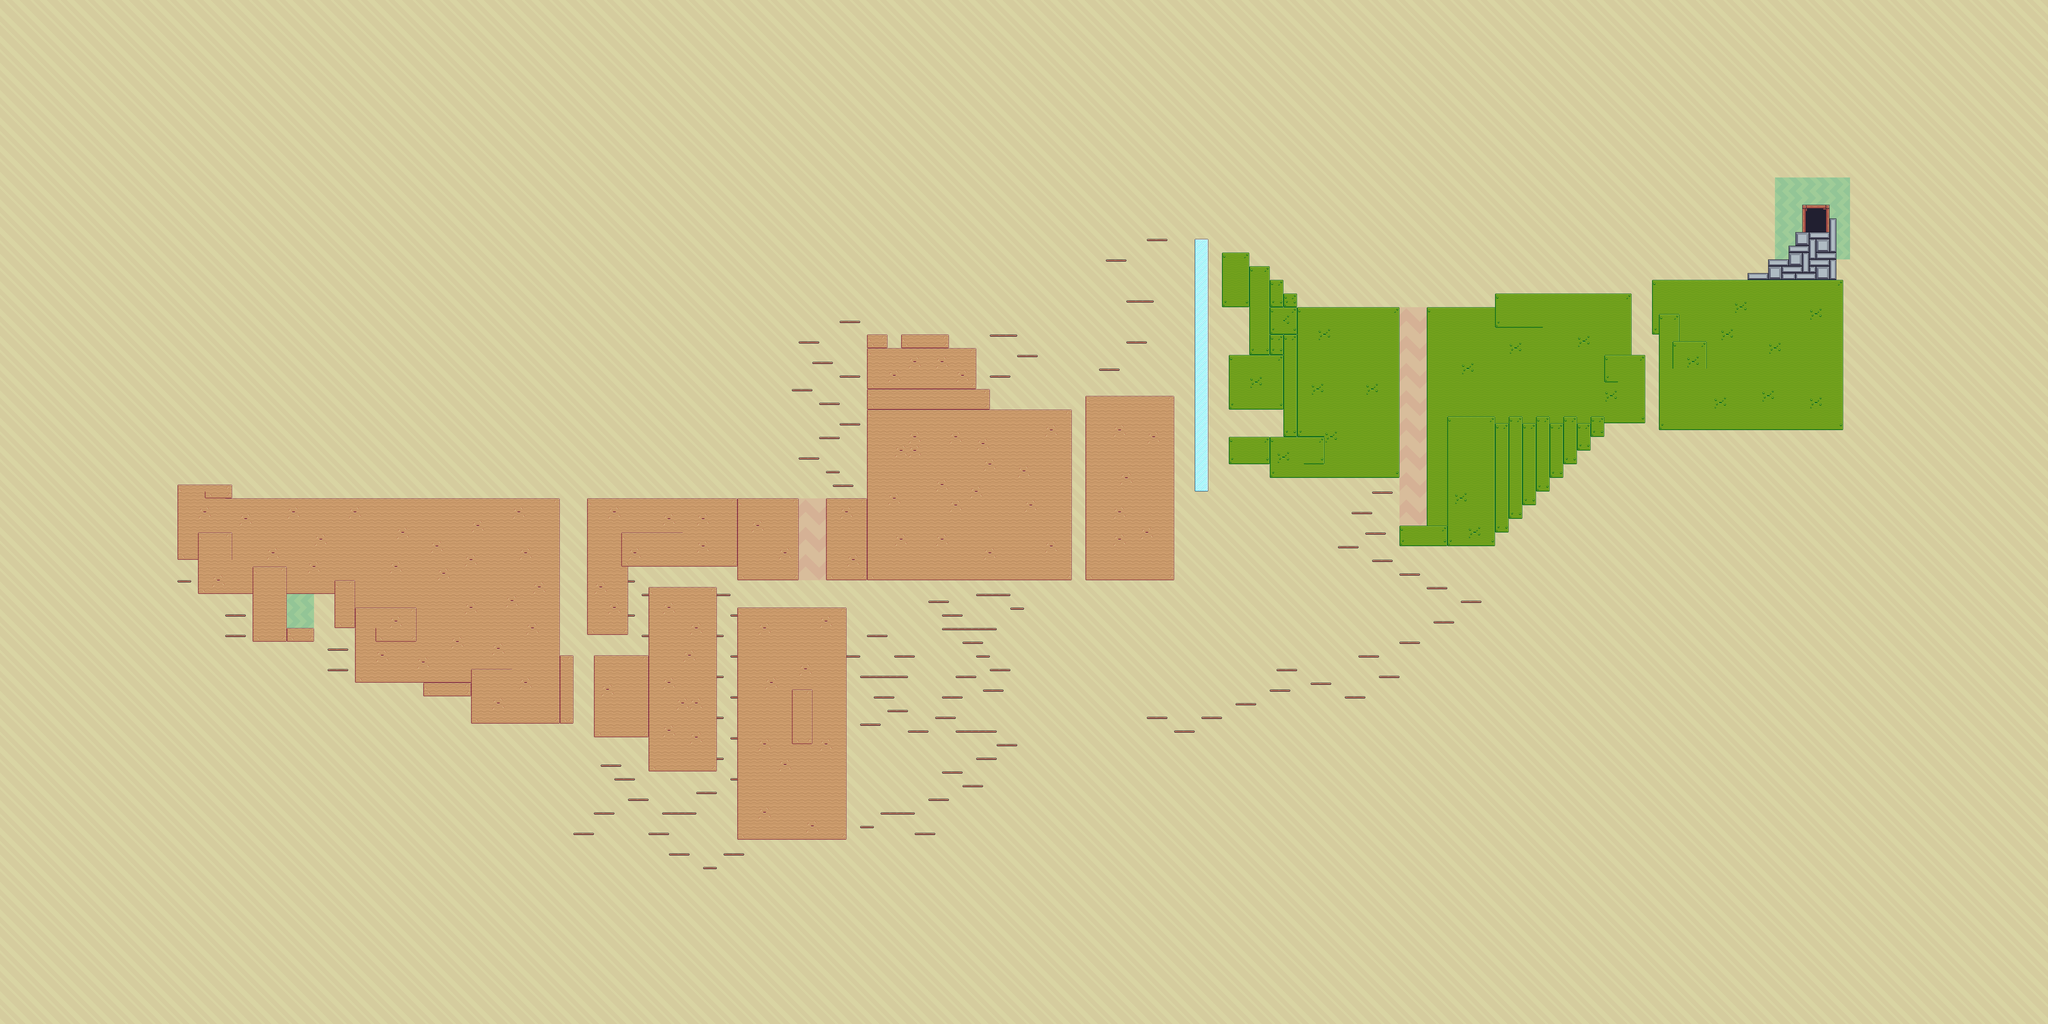

A level layout from a 2D game, rendered from its tile map. Below: a short description, then the map file with tile-grid data replaced by summaries:
An orthogonal 300x150 tile map with 16x16 px tiles, 2 tile layers (Fondo, Plataforma), 5 tilesets and 250 objects.

<map version="1.2" tiledversion="1.2.4" orientation="orthogonal" renderorder="right-down" width="300" height="150" tilewidth="16" tileheight="16" infinite="0" nextlayerid="12" nextobjectid="357">
 <tileset firstgid="1" name="Tiles_Sand_Mud_Ice_16" tilewidth="16" tileheight="16" tilecount="55" columns="11">
  <image source="../Assets/Tiles_Sand_Mud_Ice_16.png" width="176" height="80" />
  <terraintypes>
   <terrain name="Void" tile="-1" />
   <terrain name="Sand" tile="-1" />
   <terrain name="Mud" tile="-1" />
   <terrain name="Ice" tile="-1" />
  </terraintypes>
  <tile id="0" terrain="0,0,0,1" />
  <tile id="1" terrain="0,0,1,1" />
  <tile id="2" terrain="0,0,1,0" />
  <tile id="4" terrain="0,0,0,2" />
  <tile id="5" terrain="0,0,2,2" />
  <tile id="6" terrain="0,0,2,0" />
  <tile id="8" terrain="0,0,0,3" />
  <tile id="9" terrain="0,0,3,3" />
  <tile id="10" terrain="0,0,3,0" />
  <tile id="11" terrain="0,1,0,1" />
  <tile id="12" terrain="1,1,1,1" />
  <tile id="13" terrain="1,0,1,0" />
  <tile id="15" terrain="0,2,0,2" />
  <tile id="16" terrain="2,2,2,2" />
  <tile id="17" terrain="2,0,2,0" />
  <tile id="19" terrain="0,3,0,3" />
  <tile id="20" terrain="3,3,3,3" />
  <tile id="21" terrain="3,0,3,0" />
  <tile id="22" terrain="0,1,0,0" />
  <tile id="23" terrain="1,1,0,0" />
  <tile id="24" terrain="1,0,0,0" />
  <tile id="26" terrain="0,2,0,0" />
  <tile id="27" terrain="2,2,0,0" />
  <tile id="28" terrain="2,0,0,0" />
  <tile id="30" terrain="0,3,0,0" />
  <tile id="31" terrain="3,3,0,0" />
  <tile id="32" terrain="3,0,0,0" />
  <tile id="50" terrain="0,0,0,0" />
 </tileset>
 <tileset firstgid="56" name="Terrain_16" tilewidth="16" tileheight="16" tilecount="242" columns="22">
  <image source="../Assets/Terrain_16.png" width="352" height="176" />
 </tileset>
 <tileset firstgid="298" name="Background_Brown" tilewidth="16" tileheight="16" tilecount="16" columns="4">
  <image source="../Assets/Background_Brown.png" width="64" height="64" />
 </tileset>
 <tileset firstgid="314" name="Background_Green" tilewidth="16" tileheight="16" tilecount="16" columns="4">
  <image source="../Assets/Background_Green.png" width="64" height="64" />
 </tileset>
 <tileset firstgid="330" name="Background_Yellow" tilewidth="16" tileheight="16" tilecount="16" columns="4">
  <image source="../Assets/Background_Yellow.png" width="64" height="64" />
 </tileset>
 <layer id="8" name="Fondo" width="300" height="150" locked="1">
  <data>[45000 cells, 45000 non-empty, 16 distinct tile ids]</data>
 </layer>
 <layer id="9" name="Plataforma" width="300" height="150" locked="1">
  <data>[45000 cells, 7037 non-empty, 73 distinct tile ids]</data>
 </layer>
 <objectgroup id="3" name="Platform_col">
  <object id="93" x="416" y="1136" width="127.667" height="15.6667" />
  <object id="98" x="528" y="1167.33" width="784" height="15.3333" />
  <object id="99" x="1376" y="1168.67" width="495.333" height="14" />
  <object id="100" x="1936" y="1168" width="112" height="16" />
  <object id="102" x="2032" y="784" width="47.3333" height="16" />
  <object id="103" x="2112" y="784" width="111.333" height="15.3333" />
  <object id="105" x="2208" y="816" width="79.3333" height="16" />
  <object id="106" x="2208" y="832" width="0.666667" />
  <object id="107" x="2272" y="912" width="47.3333" height="16" />
  <object id="108" x="2304.67" y="960" width="206" height="16" />
  <object id="109" x="2544" y="928" width="206.667" height="16" />
  <object id="110" x="2864" y="592" width="62.6667" height="16" />
  <object id="113" x="2912" y="624.67" width="63.3333" height="15.3333" />
  <object id="114" x="2959.33" y="656.67" width="48.6667" height="15.3333" />
  <object id="115" x="2991.33" y="688" width="48.6667" height="16" />
  <object id="116" x="2880.67" y="832" width="126.667" height="15.3333" />
  <object id="118" x="2864" y="704" width="79.3333" height="15.3333" />
  <object id="119" x="2800.67" y="560" width="30" height="15.3333" />
  <object id="120" x="3024" y="720" width="255.333" height="16" />
  <object id="121" x="3344" y="720" width="174.667" height="16" />
  <object id="122" x="3504" y="688" width="318.667" height="16" />
  <object id="125" x="3808" y="832.67" width="46.6667" height="14.6667" />
  <object id="126" x="3872" y="656" width="446.667" height="15.3333" />
  <object id="127" x="3872.67" y="768" width="31.3333" height="15.3333" />
  <object id="128" x="4096.67" y="640" width="62.6667" height="16" />
  <object id="129" x="4144" y="608" width="63.3333" height="14.6667" />
  <object id="130" x="4192" y="576" width="62.6667" height="15.3333" />
  <object id="131" x="4208" y="543.33" width="95.3333" height="16" />
  <object id="132" x="4287.33" y="512.67" width="16" height="14.6667" />
  <object id="133" x="3888" y="992.67" width="430.667" height="14.6667" />
  <object id="134" x="3744.67" y="976" width="110" height="14.6667" />
  <object id="135" x="3712.67" y="1007.33" width="46.6667" height="16" />
  <object id="136" x="3680" y="1039.33" width="46.6667" height="15.3333" />
  <object id="137" x="3648" y="1072" width="47.3333" height="15.3333" />
  <object id="138" x="3616.67" y="1103.33" width="46.6667" height="15.3333" />
  <object id="139" x="3583.33" y="1136" width="48" height="15.3333" />
  <object id="140" x="3552" y="1168" width="47.3333" height="14.6667" />
  <object id="141" x="3519.33" y="1200.67" width="48" height="14.6667" />
  <object id="142" x="3488" y="1231.33" width="46.6667" height="16" />
  <object id="143" x="3280" y="1264" width="222.667" height="14.6667" />
  <object id="144" x="3280" y="1231.33" width="78.6667" height="16" />
  <object id="145" x="2880" y="944.67" width="143.333" height="14.6667" />
  <object id="146" x="2880" y="1023.33" width="144" height="16" />
  <object id="147" x="2880" y="1071.33" width="110.667" height="16" />
  <object id="148" x="2976.67" y="1104" width="302" height="14" />
  <object id="149" x="2800" y="1136" width="31.3333" height="15.3333" />
  <object id="151" x="2544" y="1344.67" width="207.333" height="14.6667" />
  <object id="153" x="1936" y="1344" width="574.667" height="14.6667" />
  <object id="154" x="1456" y="1311.33" width="287.333" height="15.3333" />
  <object id="155" x="1728" y="1344.67" width="143.333" height="14.6667" />
  <object id="156" x="1376" y="1472" width="95.3333" height="14.6667" />
  <object id="157" x="1520" y="1376" width="159.333" height="16.6667" />
  <object id="158" x="1296" y="1536" width="46.6667" height="15.3333" />
  <object id="159" x="1392" y="1536" width="143.333" height="16" />
  <object id="160" x="1728.67" y="1424" width="254.667" height="16" />
  <object id="161" x="1392" y="1712" width="144" height="15.3333" />
  <object id="162" x="1520" y="1792" width="158.667" height="15.3333" />
  <object id="163" x="1728" y="1951.33" width="254.667" height="16" />
  <object id="164" x="992" y="1616" width="128" height="14.6667" />
  <object id="165" x="1104" y="1680" width="238.667" height="14.6667" />
  <object id="166" x="832" y="1584" width="174.667" height="14.6667" />
  </objectgroup>
 <objectgroup id="4" name="Wall_col">
  <!-- 66 objects omitted --></objectgroup>
 <objectgroup id="5" name="Salida">
  <!-- 1 objects omitted --></objectgroup>
 <objectgroup id="6" name="Muerte_definitiva" visible="0">
  <!-- 3 objects omitted --></objectgroup>
 <objectgroup id="11" name="Muerte_limites">
  <!-- 4 objects omitted --></objectgroup>
 <objectgroup id="10" name="Muerte_temporal">
  <!-- 9 objects omitted --></objectgroup>
 <objectgroup id="7" name="Gravedad" visible="0">
  <!-- 2 objects omitted --></objectgroup>
</map>
<!-- 189 of 250 objects omitted -->
